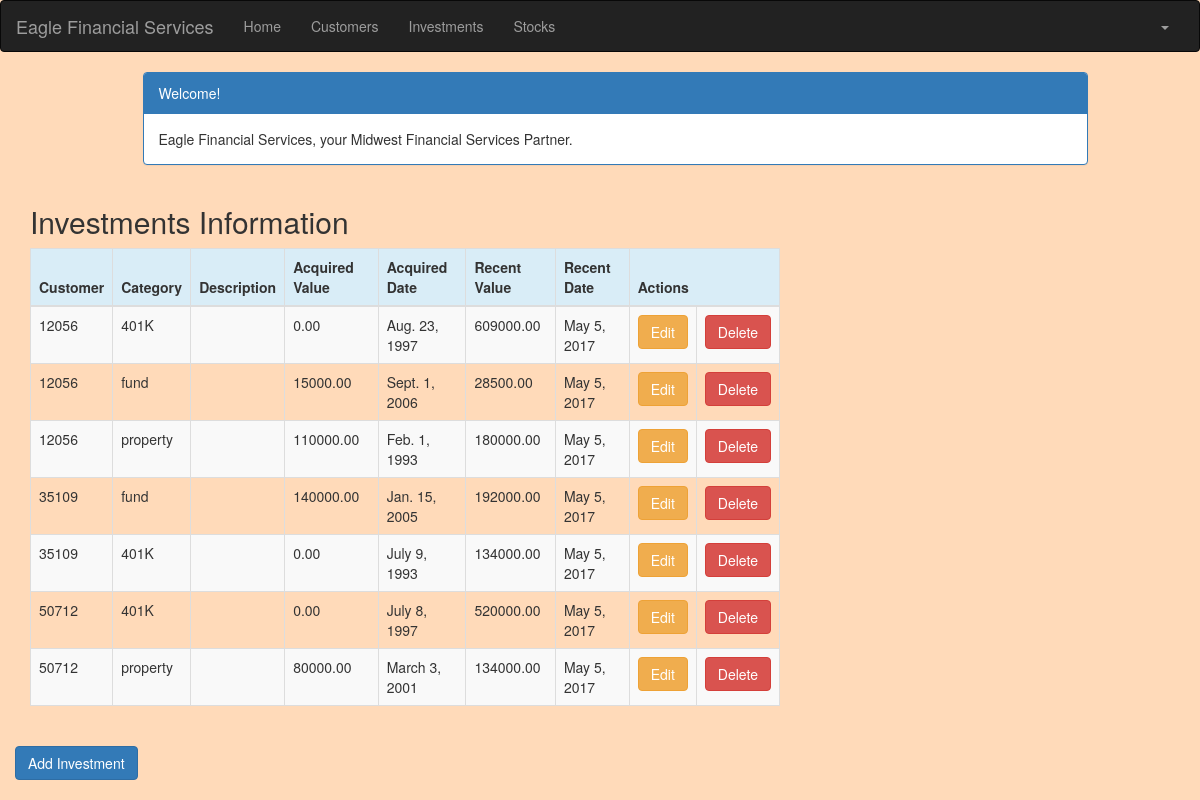
The app's page /investment/ (signed in) with its own data.
### portfolio/models.py (models this page shows, shortened)
class Investment(models.Model):
    customer = models.ForeignKey(Customer, related_name='investments')
    category = models.CharField(max_length=50)
    description = models.CharField(max_length=200)
    acquired_value = models.DecimalField(max_digits=10, decimal_places=2)
    acquired_date = models.DateField(default=timezone.now)
    recent_value = models.DecimalField(max_digits=10, decimal_places=2)
    recent_date = models.DateField(default=timezone.now, blank=True, null=True)

class Customer(models.Model):
    name = models.CharField(max_length=50)
    address = models.CharField(max_length=200)
    cust_number = models.IntegerField(blank=False, null=False)
    city = models.CharField(max_length=50)
    state = models.CharField(max_length=50)
    zipcode = models.CharField(max_length=10)
    email = models.EmailField(max_length=200)
    cell_phone = models.CharField(max_length=50)
    created_date = models.DateTimeField(
        default=timezone.now)
    updated_date = models.DateTimeField(auto_now_add=True)
    def __str__(self):
        return str(self.cust_number)

### portfolio/views.py (the view)
# urls.py: url(r'^investment/$', views.investment_list, name='investment_list'),
@login_required
def investment_list(request):
   investments = Investment.objects.filter(acquired_date__lte=timezone.now())
   return render(request, 'portfolio/investment_list.html', {'investments': investments})

### portfolio/templates/portfolio/investment_list.html (shortened to what this page needs)
{% extends 'portfolio/base.html' %}
{% block content %}
    <!DOCTYPE html>
    <html>
    <head>
        <link rel="stylesheet" href="https://maxcdn.bootstrapcdn.com/bootstrap/3.3.4/css/bootstrap.min.css">
    </head>
    <body>
    <div class="container">
        <div class="row">
            <div class="col-md-10 col-md-offset-1">
                <div class="panel panel-primary">
                    <div class="panel-heading">Welcome!</div>
                    <div class="panel-body">
                        Eagle Financial Services, your Midwest Financial Services Partner.
                    </div>
                </div>
            </div>
        </div>
    </div>
    <div class="row">
        <h2 style="padding-left: 15Px">Investments Information</h2>
    </div>
    <div>
        <table class="table table-striped table-bordered table-hover">
            <thead>
            <tr class="bg-info">
                <th>Customer</th>
                <th>Category</th>
                <th>Description</th>
                <th>Acquired Value</th>
                <th>Acquired Date</th>
                <th>Recent Value</th>
                <th>Recent Date</th>
                <th colspan="3">Actions</th>
            </tr>
            </thead>
            <tbody>
            {% for investment in investments %}
                <tr>
                    <td>{{ investment.customer }}</td>
                    <td>{{ investment.category }}</td>
                    <td>{{ investment.discription }}</td>
                    <td>{{ investment.acquired_value }}</td>
                    <td>{{ investment.acquired_date }}</td>
                    <td>{{ investment.recent_value }}</td>
                    <td>{{ investment.recent_date }}</td>
                    <td><a href="{% url 'portfolio:investment_edit' pk=investment.pk %}"
                           class="btn btn-warning">Edit</a></td>
                    <td><a href="{% url 'portfolio:investment_delete' pk=investment.pk %}"
                           onclick="return confirm('Are you sure you want to delete?')"
                           class="btn btn-danger">Delete</a>
                    </td>
                </tr>
            {% endfor %}
            </tbody>
        </table>
            <div class="row">
                <a href="{% url 'portfolio:investment_new' %}" class="row"><span
                            class="btn btn-primary">Add Investment</span></a>
            </div>
    </div>
    </body>
    </html>
{% endblock %}

### portfolio/templates/portfolio/base.html (shortened to what this page needs)
{% load staticfiles %}
<!DOCTYPE html>
<html lang="en">
<head>
    <link rel="stylesheet" href="https://maxcdn.bootstrapcdn.com/bootstrap/3.3.7/css/bootstrap.min.css">
</head>
<body id="app-layout">
<nav class="navbar navbar-inverse">
    <div class="container-fluid">
        <div class="navbar-header">
            <a class="navbar-brand" href="/">
                Eagle Financial Services
            </a>
        </div>
        <div class="collapse navbar-collapse" id="myNavbar">
            <ul class="nav navbar-nav">
                <li><a href="{% url 'portfolio:home' %}">Home</a></li>
                <li><a href="{% url 'portfolio:customer_list' %}">Customers</a></li>
                <li><a href="{% url 'portfolio:investment_list' %}">Investments</a></li>
                <li><a href="{% url 'portfolio:stock_list' %}">Stocks</a></li>
            </ul>
            <ul class="nav navbar-nav navbar-right">
                {% if user.is_authenticated %}
                    <li class="dropdown">
                        <a href="#" class="dropdown-toggle" data-toggle="dropdown" role="button" aria-expanded="false">
                            <span class="caret"></span>
                        </a>
                    </li>
                {% else %}
                    <li><a href="{% url 'login' %}"><span class="glyphicon glyphicon-log-in"></span> Login</a></li>
                {% endif %}
            </ul>
        </div>
    </div>
</nav>
<div class="content container">
    <div class="row">
        <div class="col-md-8">
            {% block content %}{% endblock %}
        </div>
    </div>
</body>
</html>

### portfolio/templates/portfolio/base.html (style rules this page uses)
.navbar { margin-bottom: 0; border-radius: 0; }

### portfolio/templates/portfolio/investment_list.html (style rules this page uses)
body { background-color: #FFDAB9; }

### records on screen
Investment: customer "12056", category "401K", acquired_value "0.00", acquired_date "Aug. 23, 1997", recent_value "609000.00", recent_date "May 5, 2017"
Investment: customer "12056", category "fund", acquired_value "15000.00", acquired_date "Sept. 1, 2006", recent_value "28500.00", recent_date "May 5, 2017"
Investment: customer "12056", category "property", acquired_value "110000.00", acquired_date "Feb. 1, 1993", recent_value "180000.00", recent_date "May 5, 2017"
Investment: customer "35109", category "fund", acquired_value "140000.00", acquired_date "Jan. 15, 2005", recent_value "192000.00", recent_date "May 5, 2017"
Investment: customer "35109", category "401K", acquired_value "0.00", acquired_date "July 9, 1993", recent_value "134000.00", recent_date "May 5, 2017"
Investment: customer "50712", category "401K", acquired_value "0.00", acquired_date "July 8, 1997", recent_value "520000.00", recent_date "May 5, 2017"
Investment: customer "50712", category "property", acquired_value "80000.00", acquired_date "March 3, 2001", recent_value "134000.00", recent_date "May 5, 2017"
